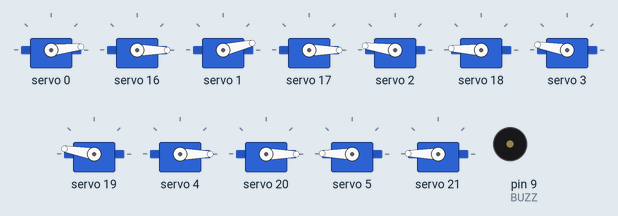
Simulated run of this sketch. Board: Arduino Uno, built with avr-gcc and run on an emulated ATmega328P. On the bench: 12 × servo, buzzer (waves = sounding, pin HIGH). The local clock reads 2024-03-15 10:24:30 at power-on unless the sketch sets it.

Above: at 1.3 s.
At 5.4 s:
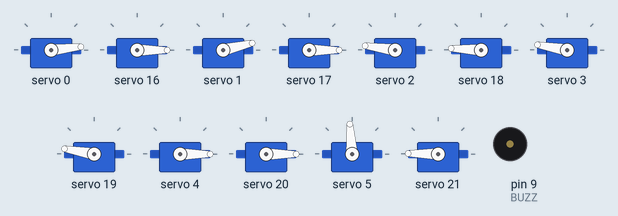
At 6.5 s:
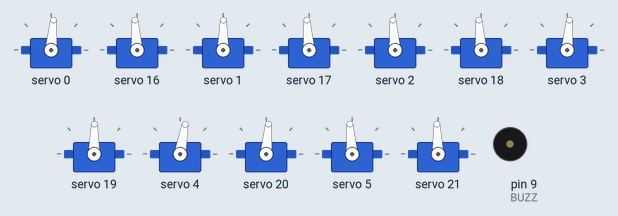
At 8.78 s:
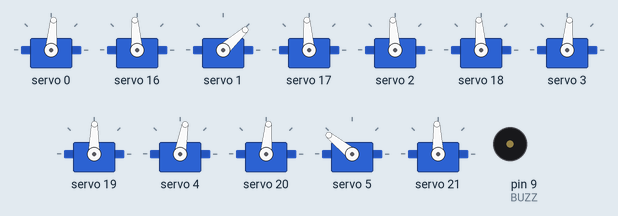
At 9.2 s:
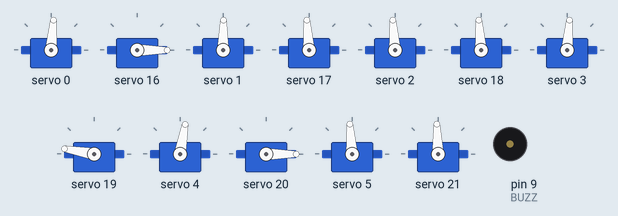
At 31.2 s:
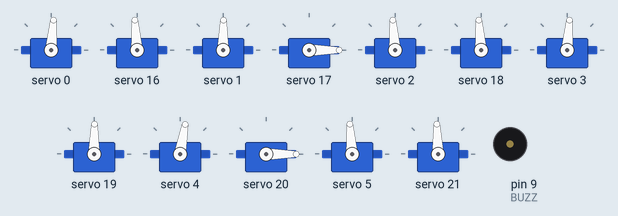
Timing chart, 0 to 32.7 s (numbered marks = the images above):
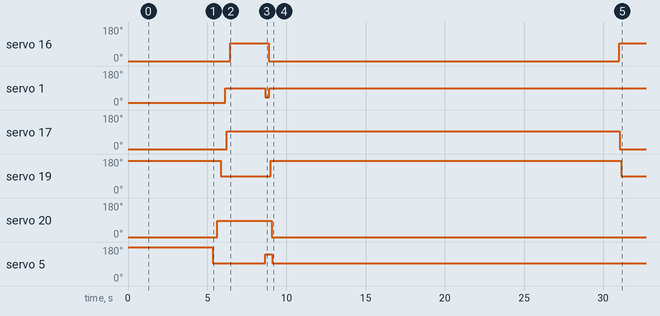

Measured:
- by itself, servo 16: 0° → 94° at 6.4 s, → 0° 2.4 s later, → 94° 22.1 s later
- by itself, servo 1: 13° → 89° at 6.1 s, → 42° 2.5 s later, → 89° 0.26 s later
- by itself, servo 17: 0° → 94° at 6.2 s, → 0° 24.8 s later
- by itself, servo 19: 170° → 89° at 5.8 s, → 170° 3.2 s later, → 89° 22.1 s later
- by itself, servo 20: 0° → 85° at 5.6 s, → 0° 3.4 s later
- by itself, servo 5: 179° → 94° at 5.3 s, → 141° 3.3 s later, → 94° 0.44 s later

The sketch:

7Seg_Clock_Servo.ino
```cpp
/* ------------------------------------------------------------------------- */
/*                                ADD LIBRARY                                */
/* ------------------------------------------------------------------------- */

#include "RTClib.h"
#include "Adafruit_PWMServoDriver.h"

/* ------------------------------------------------------------------------- */
/*                                DEFINE MACRO                               */
/* ------------------------------------------------------------------------- */

/* Analog servos run at ~50 Hz updates */
#define SERVO_FREQ 50

/* All segments of "Hour" (servo position) */
#define HU_A 0  // Hour Units
#define HU_B 1
#define HU_C 2
#define HU_D 3
#define HU_E 4
#define HU_F 5
#define HU_G 6
#define HT_A 9  // Hour Tens
#define HT_B 10
#define HT_C 11
#define HT_D 12
#define HT_E 13
#define HT_F 14
#define HT_G 15

/* All segments of "Minute" (servo position) */
#define MU_A 0  // Minute Units
#define MU_B 1
#define MU_C 2
#define MU_D 3
#define MU_E 4
#define MU_F 5
#define MU_G 6
#define MT_A 9  // Minute Tens
#define MT_B 10
#define MT_C 11
#define MT_D 12
#define MT_E 13
#define MT_F 14
#define MT_G 15

/* Segments */
#define SEG_A 0
#define SEG_B 1
#define SEG_C 2
#define SEG_D 3
#define SEG_E 4
#define SEG_F 5
#define SEG_G 6

/* Buzzer */
#define BUZZ 9

/* ------------------------------------------------------------------------- */
/*                               DECLARE OBJECT                              */
/* ------------------------------------------------------------------------- */

RTC_DS3231 rtc;

Adafruit_PWMServoDriver pwmH = Adafruit_PWMServoDriver(0x40); // Create an object of "Hour" driver
Adafruit_PWMServoDriver pwmM = Adafruit_PWMServoDriver(0x41); // Create an object of "Minute" driver (A0 Address Jumper)

/* ------------------------------------------------------------------------- */
/*                              DECLARE VARIABLE                             */
/* ------------------------------------------------------------------------- */

// ! Cần căn chỉnh cho từng Servo ở hai trạng thái ON và OFF
// 0x40 - ON
// 290, 300, 310, 290, 280, 310, 290, 0, 0, 315, 300, 315, 315, 285, 315, 285
// 0x40 - OFF
// 125, 140, 475, 470, 100, 490, 475, 0, 0, 100, 105, 470, 460, 120, 470, 490
//
// 0x41 - ON
// 310, 310, 310, 300, 290, 305, 295, 0, 0, 295, 285, 295, 300, 300, 300, 310
// 0x41 - OFF
// 105, 110, 485, 470, 100, 490, 470, 0, 0, 110, 110, 490, 490, 95, 490, 480

uint16_t segmentHOn[16] = {           //               A -  B -  C -  D -  E -  F -  G
  290, 300, 310, 290, 280, 310, 290,  // Hour Units:  00 - 01 - 02 - 03 - 04 - 05 - 06
  0, 0,
  315, 300, 315, 315, 285, 315, 285   // Hour Tens:   07 - 08 - 09 - 10 - 11 - 12 - 13
};                                    // ON positions for each "Hour servo"

uint16_t segmentMOn[16] = {           //                 A -  B -  C -  D -  E -  F -  G
  310, 310, 310, 300, 290, 305, 295,  // Minute Units:  00 - 01 - 02 - 03 - 04 - 05 - 06
  0, 0,
  295, 285, 295, 300, 300, 300, 310   // Minute Tens:   07 - 08 - 09 - 10 - 11 - 12 - 13
};                                    // ON positions for each "Minute servo"

uint16_t segmentHOff[16] = {          //               A -  B -  C -  D -  E -  F -  G
  125, 140, 475, 470, 100, 490, 475,  // Hour Units:  00 - 01 - 02 - 03 - 04 - 05 - 06
  0, 0,
  100, 105, 470, 460, 120, 470, 490   // Hour Tens:   07 - 08 - 09 - 10 - 11 - 12 - 13
};                                    // OFF positions for each "Hour servo"

uint16_t segmentMOff[16] = {          //                 A -  B -  C -  D -  E -  F -  G
  105, 110, 485, 470, 100, 490, 470,  // Minute Units:  00 - 01 - 02 - 03 - 04 - 05 - 06
  0, 0,
  110, 110, 490, 490, 95, 490, 480    // Minute Tens:   07 - 08 - 09 - 10 - 11 - 12 - 13
};                                    // OFF positions for each "Minute servo"

/* digits[number][segment]
** number : 0, 1, 2, 3, 4, 5, 6, 7, 8, 9
** segment: A(0), B(1), C(2), D(3), E(4), F(5), G(6)
*/
bool digits[10][7] = {    //          A - B - C - D - E - F - G
  {1, 1, 1, 1, 1, 1, 0},  // Digit 0: .   .   .   .   .   .
  {0, 1, 1, 0, 0, 0, 0},  // Digit 1:     .   .
  {1, 1, 0, 1, 1, 0, 1},  // Digit 2: .   .       .   .       .
  {1, 1, 1, 1, 0, 0, 1},  // Digit 3: .   .   .   .           .
  {0, 1, 1, 0, 0, 1, 1},  // Digit 4:     .   .           .   .
  {1, 0, 1, 1, 0, 1, 1},  // Digit 5: .       .   .       .   .
  {1, 0, 1, 1, 1, 1, 1},  // Digit 6: .       .   .   .   .   .
  {1, 1, 1, 0, 0, 0, 0},  // Digit 7: .   .   .
  {1, 1, 1, 1, 1, 1, 1},  // Digit 8: .   .   .   .   .   .   .
  {1, 1, 1, 1, 0, 1, 1}   // Digit 9: .   .   .   .       .   .
};                        // Position values for each digit -> (1) mean have that segment!

/* Create variables to store each 7 segment display numeral */
byte hourTens = 0;
byte hourUnits = 0;
byte minuteTens = 0;
byte minuteUnits = 0;

/* Create variables to store the previous numeral displayed on each
** This is required to move the segments adjacent to the middle ones out of the way when they move
*/
byte prevHourTens = 8;
byte prevHourUnits = 8;
byte prevMinuteTens = 8;
byte prevMinuteUnits = 8;

/* Amount by which adjacent segments to the middle move away when required */
uint16_t midOffset = 100;

/* ------------------------------------------------------------------------- */
/*                              DECLARE FUNCTION                             */
/* ------------------------------------------------------------------------- */

/* ----------------------- Update the displayed time ----------------------- */
void updateDisplay()
{
  updateMid();

  /* Move the remaining segments from A(0) to F(5) */
  for (byte i=0; i<6; i++)
  {
    if (digits[hourTens][i])  pwmH.setPWM(i+9, 0, segmentHOn[i+9]);
    else                      pwmH.setPWM(i+9, 0, segmentHOff[i+9]);
    delay(10);

    if (digits[hourUnits][i]) pwmH.setPWM(i, 0, segmentHOn[i]);
    else                      pwmH.setPWM(i, 0, segmentHOff[i]);
    delay(10);

    if (digits[minuteTens][i])  pwmM.setPWM(i+9, 0, segmentMOn[i+9]);
    else                        pwmM.setPWM(i+9, 0, segmentMOff[i+9]);
    delay(10);

    if (digits[minuteUnits][i]) pwmM.setPWM(i, 0, segmentMOn[i]);
    else                        pwmM.setPWM(i, 0, segmentMOff[i]);
    delay(10);
  }
}

/* ------- Move the middle segements and adjacent ones out of the way ------ */
void updateMid()
{
  // ! Giữa số cũ và số mới, đoạn "G" có thay đổi ko?
  // ! Nếu có thì ...
  // ! Nếu ko, về cơ bản các chuyển động của những đoạn còn lại ko ảnh hưởng đến nhau

  /* Move adjacent segments for Minute units */
  if (digits[minuteUnits][SEG_G] != digits[prevMinuteUnits][SEG_G])
  {
    if (digits[prevMinuteUnits][SEG_B]) pwmM.setPWM(MU_B, 0, segmentMOn[MU_B] - midOffset);
    if (digits[prevMinuteUnits][SEG_G]) pwmM.setPWM(MU_F, 0, segmentMOn[MU_F] + midOffset);
  }
  delay(100);
  /* Move Minute units middle segment if required */
  if (digits[minuteUnits][SEG_G]) pwmM.setPWM(MU_G, 0, segmentMOn[MU_G]);
  else                            pwmM.setPWM(MU_G, 0, segmentMOff[MU_G]);

  /* ----------------------------------------------------------------------- */

  /* Move adjacent segments for Minute tens */
  if (digits[minuteTens][SEG_G] != digits[prevMinuteTens][SEG_G])
  {
    if (digits[prevMinuteTens][SEG_B])  pwmM.setPWM(MT_B, 0, segmentMOn[MT_B] - midOffset);
    if (digits[prevMinuteTens][SEG_G])  pwmM.setPWM(MT_F, 0, segmentMOn[MT_F] + midOffset);
  }
  delay(100);
  /* Move Minute tens middle segment if required */
  if (digits[minuteTens][SEG_G])  pwmM.setPWM(MT_G, 0, segmentMOn[MT_G]);
  else                            pwmM.setPWM(MT_G, 0, segmentMOff[MT_G]);

  /* ----------------------------------------------------------------------- */
  /* Move adjacent segments for Hour units */
  if (digits[hourUnits][SEG_G] != digits[prevHourUnits][SEG_G])
  {
    if (digits[prevHourUnits][SEG_B]) pwmH.setPWM(HU_B, 0, segmentHOn[HU_B] - midOffset);
    if (digits[prevHourUnits][SEG_G]) pwmH.setPWM(HU_F, 0, segmentHOn[HU_F] + midOffset);
  }
  delay(100);
  /* Move Hour units middle segment if required */
  if (digits[hourUnits][SEG_G]) pwmH.setPWM(HU_G, 0, segmentHOn[HU_G]);
  else                          pwmH.setPWM(HU_G, 0, segmentHOff[HU_G]);

  /* ----------------------------------------------------------------------- */

  /* Move adjacent segments for Hour tens */
  if (digits[hourTens][SEG_G] != digits[prevHourTens][SEG_G])
  {
    if (digits[prevHourTens][SEG_B])  pwmH.setPWM(HT_B, 0, segmentHOn[HT_B] - midOffset);
    if (digits[prevHourTens][SEG_G])  pwmH.setPWM(HT_F, 0, segmentHOn[HT_F] + midOffset);
  }
  delay(100);
  /* Move Hour tens middle segment if required */
  if (digits[hourTens][SEG_G])  pwmH.setPWM(HT_G, 0, segmentHOn[HT_G]);
  else                          pwmH.setPWM(HT_G, 0, segmentHOff[HT_G]);
}

/* ------------------------------- Tick tick ------------------------------- */
void tick()
{
  digitalWrite(BUZZ, HIGH);
  delay(50);
  digitalWrite(BUZZ, LOW);
  delay(50);
  digitalWrite(BUZZ, HIGH);
  delay(50);
  digitalWrite(BUZZ, LOW);
}

/* ------------------------------------------------------------------------- */
/*                                  SETTING                                  */
/* ------------------------------------------------------------------------- */

void setup()
{
  // Serial.begin(9600);
  // ! Thêm tính năng set time qua serial monitor

  rtc.begin();
  // rtc.adjust(DateTime(F(__DATE__), F(__TIME__)));

  pinMode(BUZZ, OUTPUT);
  digitalWrite(BUZZ, LOW);

  pwmH.begin();
  pwmM.begin();
  pwmH.setOscillatorFrequency(27000000);
  pwmM.setOscillatorFrequency(27000000);
  pwmH.setPWMFreq(SERVO_FREQ);
  pwmM.setPWMFreq(SERVO_FREQ);

  /* Set all of the servos to ON or up (88:88 displayed) */
  for (int i=0; i<16; i++)
  {
    delay(100);
    pwmH.setPWM(i, 0, segmentHOff[i]);
    delay(100);
    pwmM.setPWM(i, 0, segmentMOff[i]);
  }
  for (int i=15; i>=0; i--)
  {
    delay(100);
    pwmH.setPWM(i, 0, segmentHOn[i]);
    delay(100);
    pwmM.setPWM(i, 0, segmentMOn[i]);
  }
  delay(2000);
}

/* ------------------------------------------------------------------------- */
/*                                  RUN !!!                                  */
/* ------------------------------------------------------------------------- */

void loop()
{
  /* If minute units has changed, update display */
  if (rtc.now().minute() != prevMinuteUnits)
  {
    DateTime now = rtc.now();

    // ! thêm tính năng báo còi theo số giờ đồng hồ, số còi tick tick tương ứng

    /* Split "Hours" into two digits, tens and units */
    hourTens = now.hour() / 10;
    hourUnits = now.hour() % 10;

    /* Split "Minutes" into two digits, tens and units */
    minuteTens = now.minute() / 10;
    minuteUnits = now.minute() % 10;
    if (now.minute() == 0) {tick();} // Tick tick!

    updateDisplay();

    /* Update previous displayed numerals */
    prevHourTens = hourTens;
    prevHourUnits = hourUnits;
    prevMinuteTens = minuteTens;
    prevMinuteUnits = minuteUnits;
  }
  delay(500);

  // for (byte number=0; number<=9; number++)
  // {
  //   hourTens = number;
  //   hourUnits = number;
  //   minuteTens = number;
  //   minuteUnits = number;

  //   updateDisplay();

  //   prevHourTens = hourTens;
  //   prevHourUnits = hourUnits;
  //   prevMinuteTens = minuteTens;
  //   prevMinuteUnits = minuteUnits;

  //   delay(2000);
  // }
  // delay(100);
}
```
